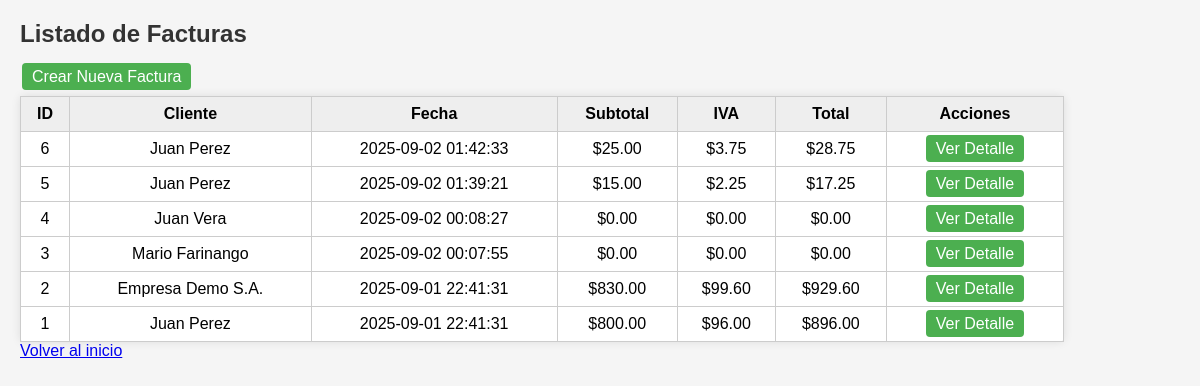
The app's page /views/facturas.php with its own data.
### tables this page shows
CREATE TABLE `facturas` (
  `id` int(11) NOT NULL,
  `cliente_id` int(11) DEFAULT NULL,
  `usuario_id` int(11) DEFAULT NULL,
  `fecha` timestamp NOT NULL DEFAULT current_timestamp(),
  `subtotal` decimal(10,2) DEFAULT 0.00,
  `iva` decimal(10,2) DEFAULT 0.00,
  `total` decimal(10,2) DEFAULT 0.00
);

CREATE TABLE `clientes` (
  `id` int(11) NOT NULL,
  `tipo` varchar(20) DEFAULT NULL,
  `identificacion` varchar(13) DEFAULT NULL,
  `nombre` varchar(150) DEFAULT NULL,
  `direccion` varchar(255) DEFAULT NULL,
  `telefono` varchar(30) DEFAULT NULL,
  `email` varchar(100) DEFAULT NULL,
  `fecha_registro` timestamp NOT NULL DEFAULT current_timestamp()
);

### models/Factura.php (called while the page is built, shortened)
<?php
class Factura {
    private $pdo;
    public function __construct($pdo) {
        $this->pdo = $pdo;
    }
    public function listar() {
        $sql = "SELECT f.id, c.nombre AS cliente, f.fecha, f.subtotal, f.iva, f.total
                FROM facturas f
                JOIN clientes c ON f.cliente_id=c.id
                ORDER BY f.id DESC";
        return $this->pdo->query($sql)->fetchAll(PDO::FETCH_ASSOC);
    }
}
?>

### views/facturas.php (the view, shortened to what this page needs)
<?php
require_once __DIR__."/../models/Factura.php";
require_once __DIR__."/../config/db.php";
$modelFactura = new Factura($pdo);
$facturas = $modelFactura->listar();
?>
<!DOCTYPE html>
<html>
<head>
</head>
<body>
<h2>Listado de Facturas</h2>
<div class="top-bar">
    <a href="crear_factura.php" class="btn">Crear Nueva Factura</a>
</div>
<table>
    <tr>
        <th>ID</th>
        <th>Cliente</th>
        <th>Fecha</th>
        <th>Subtotal</th>
        <th>IVA</th>
        <th>Total</th>
        <th>Acciones</th>
    </tr>
    <?php foreach($facturas as $f): ?>
    <tr>
        <td><?= $f['id'] ?></td>
        <td><?= htmlspecialchars($f['cliente']) ?></td>
        <td><?= $f['fecha'] ?></td>
        <td>$<?= number_format($f['subtotal'],2) ?></td>
        <td>$<?= number_format($f['iva'],2) ?></td>
        <td>$<?= number_format($f['total'],2) ?></td>
        <td>
            <a href="detalle_factura.php?id=<?= $f['id'] ?>" class="btn">Ver Detalle</a>
        </td>
    </tr>
    <?php endforeach; ?>
</table>
 <a href="../index.php">Volver al inicio</a>
</body>
</html>

### views/facturas.php (style rules this page uses)
body { font-family: Arial; margin:20px; background:#f5f5f5; }
h2 { color:#333; }
table { border-collapse: collapse; width: 90%; background:#fff; padding:20px; border-radius:5px; box-shadow:0 0 10px rgba(0,0,0,0.1); margin-top:10px; }
th, td { border:1px solid #ccc; padding:8px; text-align:center; }
th { background:#eee; }
.btn { padding:5px 10px; margin:2px; cursor:pointer; text-decoration:none; background-color:#4CAF50; color:white; border-radius:4px; border:none; }
.top-bar { margin-bottom:10px; }

### records on screen
facturas: id "6", cliente.nombre "Juan Perez", fecha "2025-09-02 01:42:33", subtotal "25.00", iva "3.75", total "28.75"
facturas: id "5", cliente.nombre "Juan Perez", fecha "2025-09-02 01:39:21", subtotal "15.00", iva "2.25", total "17.25"
facturas: id "4", cliente.nombre "Juan Vera", fecha "2025-09-02 00:08:27", subtotal "0.00", iva "0.00", total "0.00"
facturas: id "3", cliente.nombre "Mario Farinango", fecha "2025-09-02 00:07:55", subtotal "0.00", iva "0.00", total "0.00"
facturas: id "2", cliente.nombre "Empresa Demo S.A.", fecha "2025-09-01 22:41:31", subtotal "830.00", iva "99.60", total "929.60"
facturas: id "1", cliente.nombre "Juan Perez", fecha "2025-09-01 22:41:31", subtotal "800.00", iva "96.00", total "896.00"
